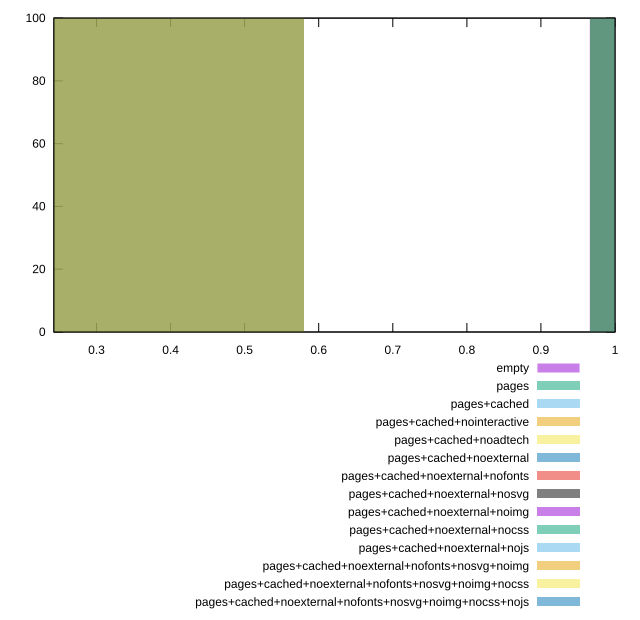

This chart was generated by the following gnuplot code:
reset
set terminal svg size 640, 620 enhanced background rgb 'white'
set output "reprap/max-potential-fid/comparison/histogram/all_score.svg"

$empty <<EOF
1.033999991135438 100
EOF

$pages <<EOF
0 1
0.516999995567719 99
EOF

$pagesCached <<EOF
0.516999995567719 99
0 1
EOF

$pagesCachedNointeractive <<EOF
0.516999995567719 100
EOF

$pagesCachedNoadtech <<EOF
1.033999991135438 100
EOF

$pagesCachedNoexternal <<EOF
1.033999991135438 100
EOF

$pagesCachedNoexternalNofonts <<EOF
1.033999991135438 100
EOF

$pagesCachedNoexternalNosvg <<EOF
1.033999991135438 100
EOF

$pagesCachedNoexternalNoimg <<EOF
1.033999991135438 100
EOF

$pagesCachedNoexternalNocss <<EOF
1.033999991135438 100
EOF

$pagesCachedNoexternalNojs <<EOF
1.033999991135438 100
EOF

$pagesCachedNoexternalNofontsNosvgNoimg <<EOF
1.033999991135438 100
EOF

$pagesCachedNoexternalNofontsNosvgNoimgNocss <<EOF
1.033999991135438 100
EOF

$pagesCachedNoexternalNofontsNosvgNoimgNocssNojs <<EOF
1.033999991135438 100
EOF

set key outside below
set boxwidth 0.516999995567719
set yrange [0:100]
set style fill transparent solid 0.5 noborder

plot \
  $empty title "empty" with boxes, \
  $pages title "pages" with boxes, \
  $pagesCached title "pages+cached" with boxes, \
  $pagesCachedNointeractive title "pages+cached+nointeractive" with boxes, \
  $pagesCachedNoadtech title "pages+cached+noadtech" with boxes, \
  $pagesCachedNoexternal title "pages+cached+noexternal" with boxes, \
  $pagesCachedNoexternalNofonts title "pages+cached+noexternal+nofonts" with boxes, \
  $pagesCachedNoexternalNosvg title "pages+cached+noexternal+nosvg" with boxes, \
  $pagesCachedNoexternalNoimg title "pages+cached+noexternal+noimg" with boxes, \
  $pagesCachedNoexternalNocss title "pages+cached+noexternal+nocss" with boxes, \
  $pagesCachedNoexternalNojs title "pages+cached+noexternal+nojs" with boxes, \
  $pagesCachedNoexternalNofontsNosvgNoimg title "pages+cached+noexternal+nofonts+nosvg+noimg" with boxes, \
  $pagesCachedNoexternalNofontsNosvgNoimgNocss title "pages+cached+noexternal+nofonts+nosvg+noimg+nocss" with boxes, \
  $pagesCachedNoexternalNofontsNosvgNoimgNocssNojs title "pages+cached+noexternal+nofonts+nosvg+noimg+nocss+nojs" with boxes, \


reset
